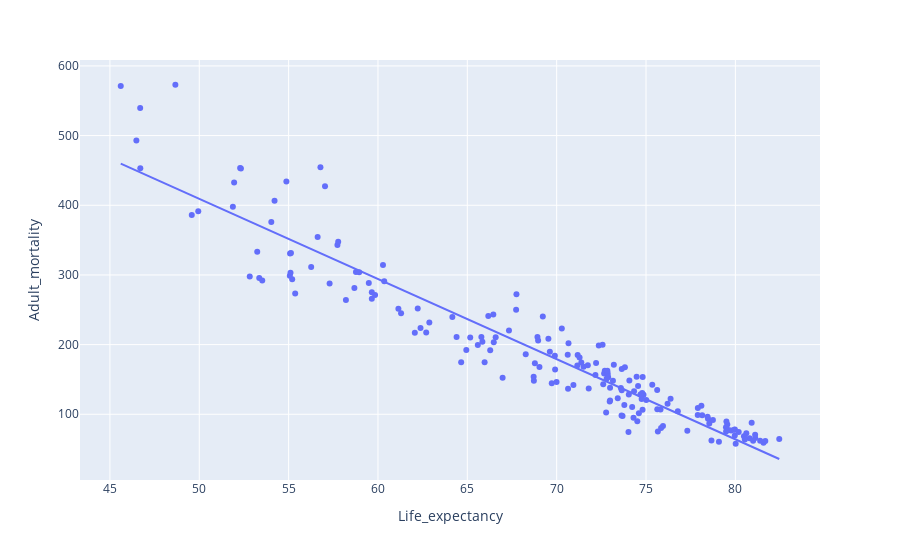

The code cell stored with this chart in its notebook:
### Markdown cell above
Let's add country labels and a trendline.

### Code cell
fig = px.scatter(
    data_frame=df_mean, 
    x="Life_expectancy", 
    y="Adult_mortality",
    hover_name="Country",
    trendline="ols",
)
fig.show()

### Figure 1 — Plotly figure (JSON) as saved in the notebook; plotly's stock layout.template omitted (floating-point values rounded to 4 significant figures; data arrays with more than 128 entries replaced by an {"elided": "..."} marker saying what was removed)
{"data": [{"hovertemplate": "<b>%{hovertext}</b><br><br>Life_expectancy=%{x}<br>Adult_mortality=%{y}<extra></extra>", "hovertext": {"elided": "179 str values"}, "legendgroup": "", "marker": {"color": "#636efa", "symbol": "circle"}, "mode": "markers", "name": "", "orientation": "v", "showlegend": false, "type": "scatter", "x": {"elided": "179 float values"}, "xaxis": "x", "y": {"elided": "179 float values"}, "yaxis": "y"}, {"hovertemplate": "<b>OLS trendline</b><br>Adult_mortality = -11.5024 * Life_expectancy + 984.259<br>R<sup>2</sup>=0.897727<br><br>Life_expectancy=%{x}<br>Adult_mortality=%{y} <b>(trend)</b><extra></extra>", "legendgroup": "", "marker": {"color": "#636efa", "symbol": "circle"}, "mode": "lines", "name": "", "showlegend": false, "type": "scatter", "x": {"elided": "179 float values"}, "xaxis": "x", "y": {"elided": "179 float values"}, "yaxis": "y"}], "layout": {"legend": {"tracegroupgap": 0}, "margin": {"t": 60}, "xaxis": {"anchor": "y", "domain": [0, 1], "title": {"text": "Life_expectancy"}}, "yaxis": {"anchor": "x", "domain": [0, 1], "title": {"text": "Adult_mortality"}}}}
